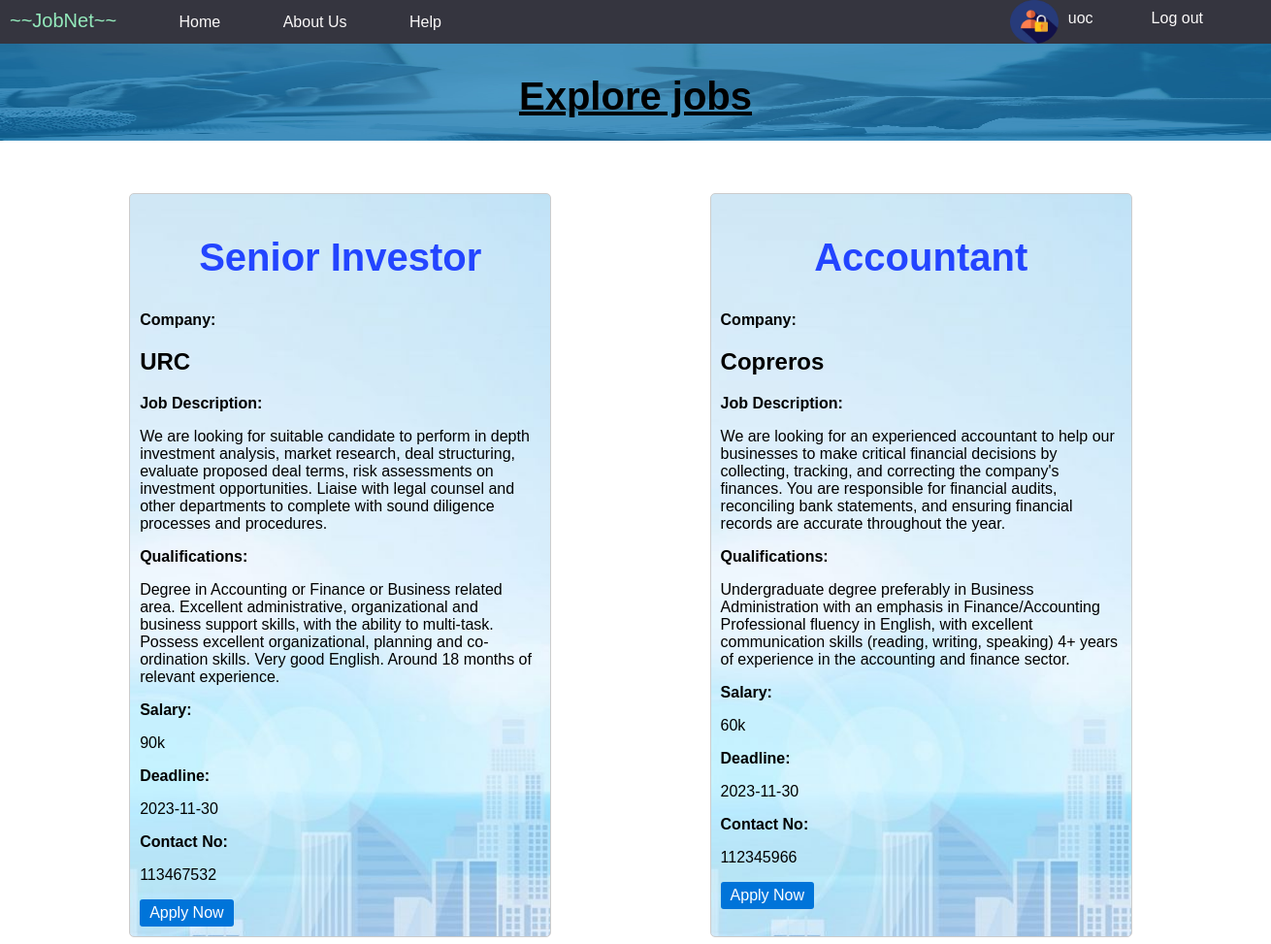
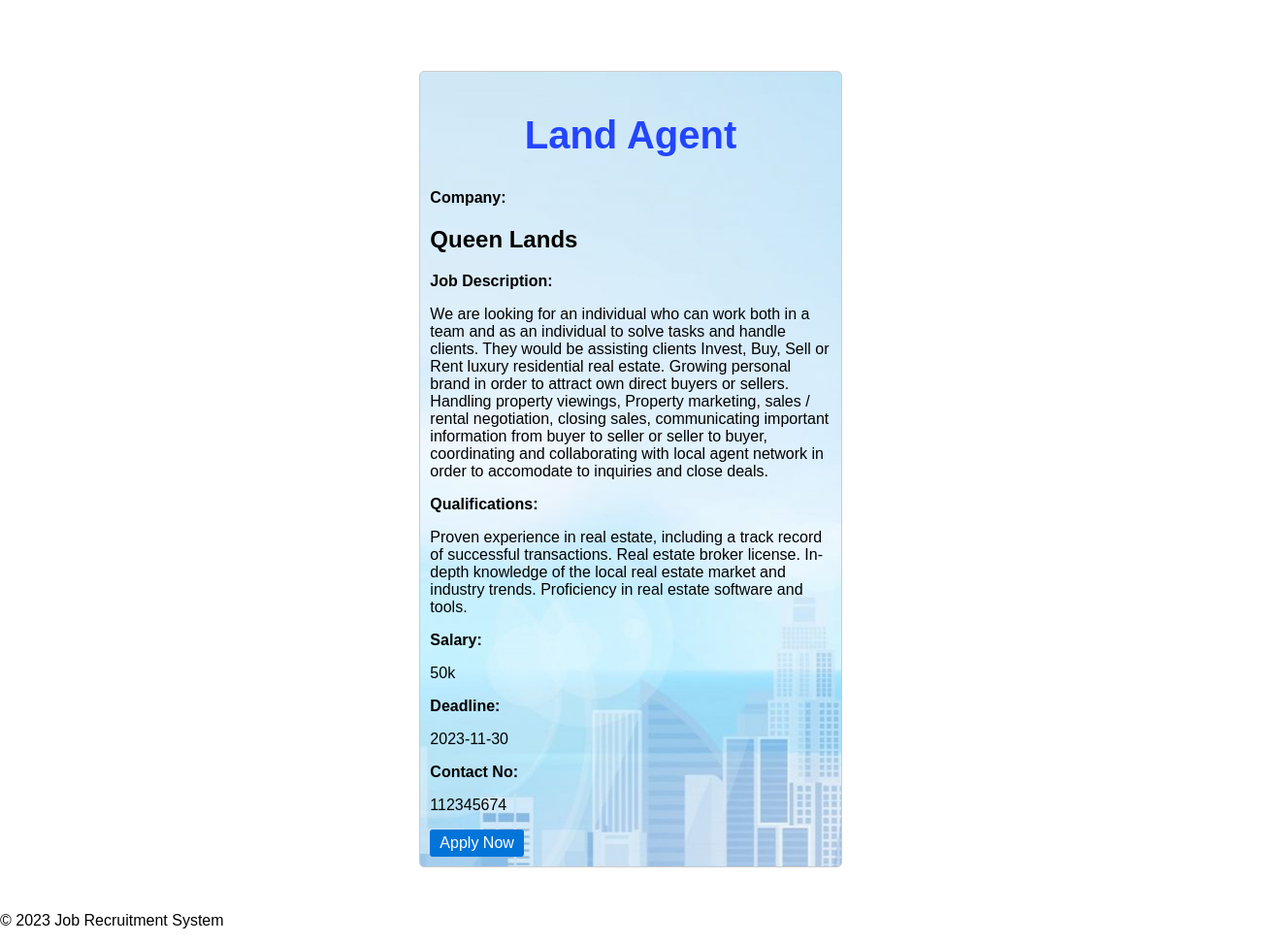
Screenshot of /home.php (signed in) with the database file from the repository (2 pictures, top to bottom).
### tables this page shows
CREATE TABLE `vacancies` (
  `id` int(11) NOT NULL,
  `job_title` varchar(100) NOT NULL,
  `company` varchar(100) NOT NULL,
  `description` varchar(1000) NOT NULL,
  `qualification` varchar(1000) NOT NULL,
  `salary` varchar(100) NOT NULL,
  `deadline` date NOT NULL,
  `contact` int(11) NOT NULL
);

### home.php (the view, shortened to what this page needs)
<html>
    <head>
        <link rel="stylesheet" type="text/css" href="css/style.css">
        <link rel="stylesheet" type="text/css" href="css/style-2.css">
    </head>
    <body>
        <nav>
            <ul>
                <li class="jobnet">~~JobNet~~</li>
                <li><a href="home.php">Home</a></li>
                <li><a href="About Us.php">About Us</a></li>
                <li><a href="Help.php">Help</a></li>
                <?php
                    include "php/config.php";
                    if (isset($_SESSION['username'])) {
                        $userName = $_SESSION['username'];
                        echo '<li style="float:right">'.'<a href="logout.php">'.'Log out'.'</a>'.'</li>';
                        echo '<li style="float:right">'.$userName.'</li>';
                    }else{
                        echo '<li style="float:right">'.'<a href="index.php">'. 'Login'.'</a>'.'</li>';
                    }
                ?>
                <li style="float:right"><img src="295128.png" alt="" class="login"></li>
            </ul>
        </nav>
        <div>
            <h1 class="headers">Explore jobs</h1>
            <img src="hero03.jpg" alt="" class="header_img">
        </div>
        <div class="card-container">
            <?php
                $sql = "SELECT * FROM vacancies";
                $result = $connection->query($sql);
                if ($result->num_rows > 0) {
                    while ($row = $result->fetch_assoc()) {
                        echo '<div class="card">';
                        echo '<h2 class="titles">' . $row['job_title'] . '</h2>';
                        echo '<p class="topics">' .'Company:'. '</p>';
                        echo '<h2>' . $row['company'] . '</h2>';
                        echo '<p class="topics">' .'Job Description:'. '</p>';
                        echo '<p>' . $row['description'] . '</p>';
                        echo '<p class="topics">' .'Qualifications:'. '</p>';
                        echo '<p>' . $row['qualification'] . '</p>';
                        echo '<p class="topics">' .'Salary:'. '</p>';
                        echo '<p>' . $row['salary'] . '</p>';
                        echo '<p class="topics">' .'Deadline:'. '</p>';
                        echo '<p>' . $row['deadline'] . '</p>';
                        echo '<p class="topics">' .'Contact No:'. '</p>';
                        echo '<p>' . $row['contact'] . '</p>';
                        echo '<div class="button-container">';
                        echo '<a href="apply.php" class="button">Apply Now</a>';
                        echo '</div>';
                        echo '</div>';
                    }
                } else {
                    echo "No data found in the database.";
                }
            ?>
        </div>
        <footer>
            <p>&copy; 2023 Job Recruitment System</p>
        </footer>
    </body>
</html>

### css/style.css (style rules this page uses)
body { font-family: Arial, Helvetica; margin: 0; padding: 0; }
nav { background-color: rgb(53, 53, 63); color: #f7f6f6; text-align: left; height: 50px; }
nav ul { list-style: none; padding: 10px; }
nav li { display: inline; margin-right: 60px; }
nav li a { text-decoration: none; color: #fbf9f9; }
.jobnet { font-size: 20px; font-weight: 3px bold; font-family: 'Arial Narrow Bold', sans-serif; color: rgb(148, 234, 188); }
.card-container { display: flex; flex-wrap: wrap; justify-content: space-between; }
.card { border: 1px solid #ccc; border-radius: 5px; padding: 10px; margin: 10px; width: calc(33.33% - 20px); background-color: #f9f9f9; }
.button { background-color: #0074d9; color: #fff; border: none; padding: 5px 10px; border-radius: 3px; text-decoration: none; display: inline-block; }

### home.php (style rules this page uses)
.card-container { display: flex; justify-content: space-evenly; width: 1300px; position: absolute:; top: 50px; }
.card { border: 1px solid #ccc; border-radius: 5px; padding: 10px; margin: 30px; margin-top: 50px; background-image:url(ads.jpg); }
.titles { text-align: center; color: #2345ff; font-size: 40px; }
.topics { font-weight:bold; }
.button { background-color: #0074d9; color: #fff; border: none; padding: 5px 10px; border-radius: 3px; text-decoration: none; display: inline-block; }
.login { width: 50px; height: 45px; position: absolute; top: 0px; }
.header_img { width: 100%; height: 100px; position: absolute; top: 45px; }
.headers { font-size: 40px; text-align: center; position: relative; z-index: 100; text-decoration: underline; }

### rows the page displays
vacancies: job_title "Senior Investor", company "URC", description "We are looking for suitable candidate to perform in depth investment analysis, market research, deal structuring, evaluate proposed deal terms, risk assessments on investment opportunities. Liaise with legal counsel and other departments to complete with sound diligence processes and procedures.", qualification "Degree in Accounting or Finance or Business related area. Excellent administrative, organizational and business support skills, with the ability to multi-task. Possess excellent organizational, planning and co-ordination skills. Very good English. Around 18 months of relevant experience.", salary "90k", deadline "2023-11-30", contact "113467532"
vacancies: job_title "Accountant", company "Copreros", description "We are looking for an experienced accountant to help our businesses to make critical financial decisions by collecting, tracking, and correcting the company's finances. You are responsible for financial audits, reconciling bank statements, and ensuring financial records are accurate throughout the year.", qualification "Undergraduate degree preferably in Business Administration with an emphasis in Finance/Accounting Professional fluency in English, with excellent communication skills (reading, writing, speaking) 4+ years of experience in the accounting and finance sector.", salary "60k", deadline "2023-11-30", contact "112345966"
vacancies: job_title "Land Agent", company "Queen Lands", description "We are looking for an individual who can work both in a team and as an individual to solve tasks and handle clients. They would be assisting clients Invest, Buy, Sell or Rent luxury residential real estate. Growing personal brand in order to attract own direct buyers or sellers. Handling property viewings, Property marketing, sales / rental negotiation, closing sales, communicating important information from buyer to seller or seller to buyer, coordinating and collaborating with local agent network in order to accomodate to inquiries and close deals.", qualification "Proven experience in real estate, including a track record of successful transactions. Real estate broker license. In-depth knowledge of the local real estate market and industry trends. Proficiency in real estate software and tools.", salary "50k", deadline "2023-11-30", contact "112345674"

### other values shown
$userName "uoc"
